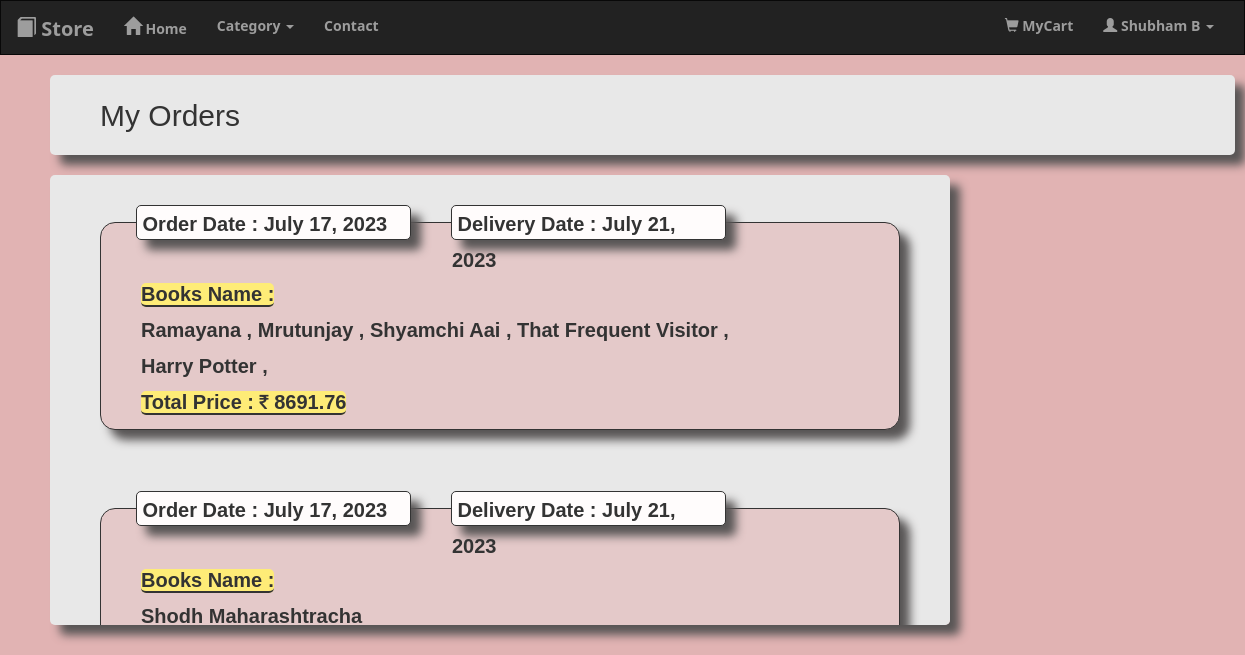
The app's page /myOrder (signed in) with its own data.
### User_App/models.py (models this page shows)
class orderInfo(models.Model):
    user = models.ForeignKey(UserInfo,on_delete=models.CASCADE)
    order_date = models.DateField(default = datetime.now )
    delivery_date = models.DateField(default = dt() )
    amount = models.FloatField(default=1200)
    details = models.CharField(max_length=600)
    class Meta:
        db_table = "orderInfo"

### User_App/views.py (the view)
# urls.py: path('myOrder',views.myOrder),
def myOrder(request):
    item = orderInfo.objects.filter(user = request.session["uname"])
    return render(request,"myOrder.html",{"items":item})

### User_App/templates/myOrder.html (shortened to what this page needs)
{%extends "home.html"%}
{%block "main"%}
<!DOCTYPE html>
<html>
<head>
</head>
<body id="body">
{%if items%}
<div class="col-44">
  <div class="row-t">
    <br>
    <p align="left"  style="margin-left: 50px; font-size: 30px; " >My Orders</p>
  </div>
</div>
<br>
<div class="myBox">
    <div class="row-main">
        {%for item in items%}
        <br><br>
          <div class="col-4">
            <div class="row-n" >&nbsp;Order Date : {{item.order_date}}</div>
            <div class="row-j" >&nbsp;Delivery Date : {{item.delivery_date}} </div>
            <br>
            <div class="row-t">
              <div class="row-p" ><b  style="background-color: rgb(254, 236, 119); border-bottom: 2px solid; border-radius: 5px;">Books Name :</b> <br> {{item.details}}</div>
              <div class="row-pr"><b style="background-color: rgb(254, 236, 119); border-bottom: 2px solid; border-radius: 5px;" >  Total Price :  <i class="fa fa-rupee" style="font-size: 18px;"  ></i> {{item.amount}}  </b></div>
            </div>
          </div>
          <br>
            {%endfor%}
      </div>
</div>
<br><br>    <br><br>
{%endif%}
</body>
</html>
{%endblock%}

### User_App/templates/CSS/scroll.css (style rules this page uses)
* { box-sizing: border-box; }
body { font-family: sans-serif; }

### User_App/templates/myOrder.html (style rules this page uses)
* { box-sizing: border-box; }
.row-n { width: 275px; margin-left: 35px; height: 35px; font-size: 20px; margin-top: -18px; font-weight: 550; border: 0.5px solid; background-color: rgb(255, 252, 252); box-shadow: 10px 10px 10px rgb(88, 85, 85); border-radius: 5px; }
.row-j { width: 275px; margin-left: 350px; height: 35px; font-size: 20px; margin-top: -35px; font-weight: 550; border: 0.5px solid; background-color: rgb(255, 252, 252); box-shadow: 10px 10px 10px rgb(88, 85, 85); border-radius: 5px; }
.row-p { width: 600px; margin-left: 40px; height: 100%; font-size: 20px; font-weight: 550; }
.row-pr { width: 600px; margin-left: 40px; height: 45px; font-size: 20px; font-weight: 550; }
.row-main { margin-left: 20px; width: 880px; }
.myBox { border: none; padding: 5px; font: 24px/36px sans-serif; margin-left: 50px; width: 900px; height: 450px; overflow:auto; cursor: pointer; background-color: rgb(232, 232, 232); box-shadow: 10px 10px 10px rgb(88, 85, 85); border-radius: 5px; }
.col-4 { margin-top: -30px; margin-left: 25px; width: 800px ; height: 100%; background-color: rgb(228, 201, 201); box-shadow: 10px 10px 10px rgb(88, 85, 85); border-radius: 15px; border: 1px solid; }
.col-44 { margin-top: -30px; margin-left: 50px; width: 1185px ; height: 80px; background-color: rgb(232, 232, 232); box-shadow: 10px 10px 10px rgb(88, 85, 85); border-radius: 5px; }

### records on screen
orderInfo: order_date "July 17, 2023", delivery_date "July 21, 2023", details "Ramayana , Mrutunjay , Shyamchi Aai , That Frequent Visitor , Harry Potter ,", amount "8691.76"
orderInfo: order_date "July 17, 2023", delivery_date "July 21, 2023", details "Shodh Maharashtracha"

### other values on screen
{{ request.session.uname }} "Shubham B"
